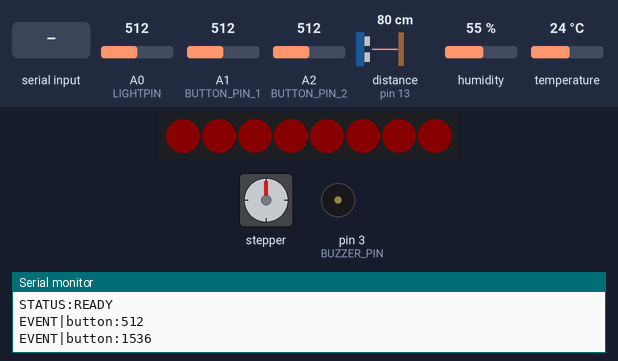
A sketch run on a simulated Arduino Uno, built with avr-gcc and run on an emulated ATmega328P. Shown: 8 RGB LEDs in strip order, left to right, stepper motor, buzzer (waves = sounding), the last lines printed to the serial monitor. Wiring (inferred from the names in the program): ultrasonic range finder: trigger pin 12; echo pin 13. The test bench sets the inputs (shaded band); at power-on: A0 (LIGHTPIN) = 512, A1 (BUTTON_PIN_1) = 512, A2 (BUTTON_PIN_2) = 512, distance to the obstacle (sensor on pin 13) 80 cm, humidity 55 %, temperature 24 °C. The echo pulse lasts 58.3 µs per cm; dim RGB values are drawn brighter than linear; stepper angles assume 2048 steps per turn.

Above: at 1.2 s.
1.3 s: "N\n" received over Serial
At 1.8 s:
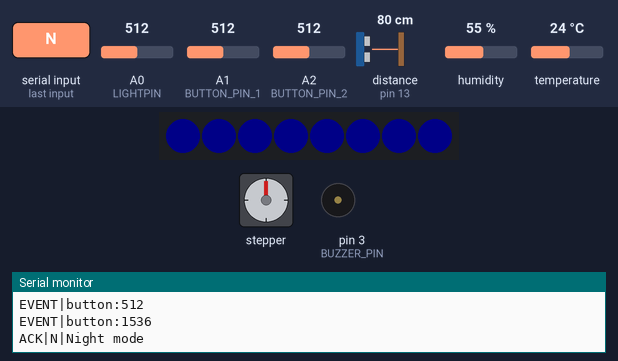
2.8 s: "OPEN\n" received over Serial
At 3.27 s:
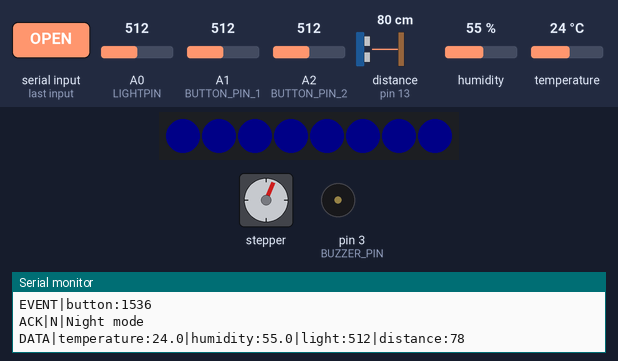
5.2 s: "D:45\n" received over Serial
At 6.6 s:
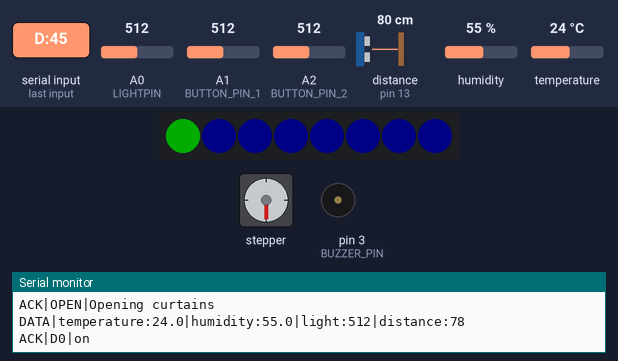
6.9 s: "H\n" received over Serial
At 7.3 s:
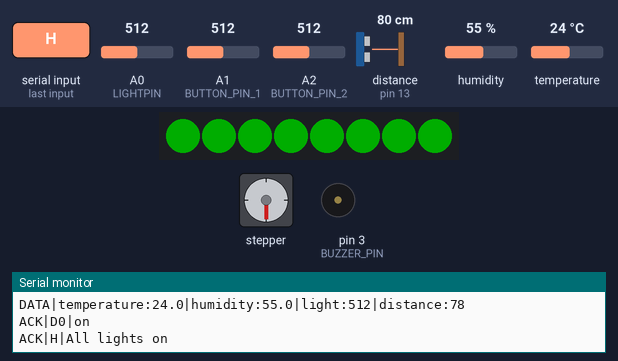
8.4 s: "D:45\n" received over Serial
At 9.6 s:
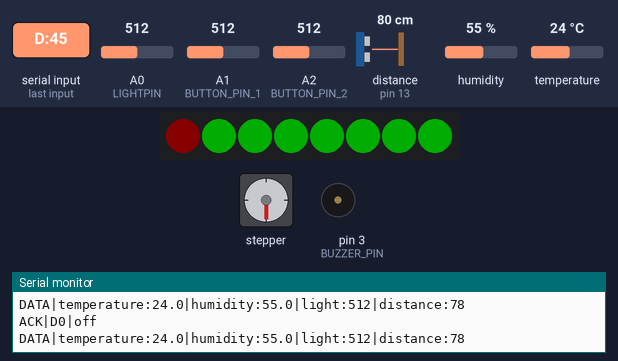
9.9 s: "CLOSE\n" received over Serial
At 12.9 s:
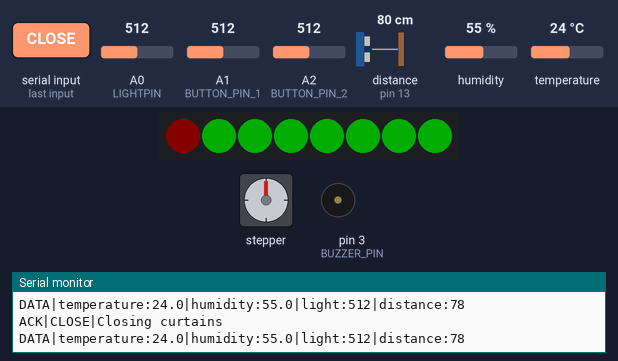
Timing chart, 0 to 13.3 s (numbered marks = the images above; inputs shaded):
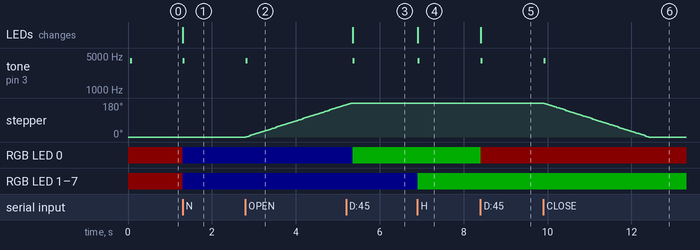

Measured:
- after the input at 1.3 s, tone on pin 3 (BUZZER_PIN): silent → 4000 Hz at once, → silent 0.05 s later; RGB LED 0–7: RGB(9, 0, 0) → RGB(0, 0, 9) at once; the LEDs: change at once (image 1)
- after the input at 2.8 s, tone on pin 3 (BUZZER_PIN): silent → 4000 Hz at once, → silent 0.05 s later; stepper: keeps turning clockwise at about 72°/s, starting at once
- after the input at 5.2 s, tone on pin 3 (BUZZER_PIN): silent → 4000 Hz after 0.16 s, → silent 0.05 s later; RGB LED 0: RGB(0, 0, 9) → RGB(0, 50, 0) after 0.16 s; the LEDs: change after 0.16 s (image 3)
- after the input at 6.9 s, tone on pin 3 (BUZZER_PIN): silent → 4000 Hz at once, → silent 0.05 s later; RGB LED 1–7: RGB(0, 0, 9) → RGB(0, 50, 0) at once; the LEDs: change at once (image 4)
- after the input at 8.4 s, tone on pin 3 (BUZZER_PIN): silent → 4000 Hz at once, → silent 0.05 s later; RGB LED 0: RGB(0, 50, 0) → RGB(9, 0, 0) at once; the LEDs: change at once (image 5)
- after the input at 9.9 s, tone on pin 3 (BUZZER_PIN): silent → 4000 Hz at once, → silent 0.05 s later; stepper: turns 180° counter-clockwise in 2.5 s, starting at once

The sketch:

inference.ino
```cpp
#include "DHT.h"
#include <Adafruit_NeoPixel.h>
#include <Stepper.h>
//Temperature and Humidity Pin
#define DHTPIN 2
#define DHTTYPE DHT11
//Light Pin
#define LIGHTPIN A0
//Buttons
#define BUTTON_PIN_1 A1
#define BUTTON_PIN_2 A2
//8 RGB LED
#define LED_PIN 6
#define LED_COUNT 8
//Ultrasonic Sensor
#define TRIG_PIN 12
#define ECHO_PIN 13
//Motor Stepper
#define IN1_PIN 11
#define IN2_PIN 10
#define IN3_PIN 9
#define IN4_PIN 8
//Buzzer
#define BUZZER_PIN 3

DHT dht(DHTPIN, DHTTYPE);
Adafruit_NeoPixel strip(LED_COUNT, LED_PIN, NEO_GRB+NEO_KHZ800);
const int stepsPerRevolution=2048;
Stepper myStepper(stepsPerRevolution, IN1_PIN, IN3_PIN, IN2_PIN, IN4_PIN);

bool isGreen[LED_COUNT];
unsigned long lastSensorRead=0;
unsigned long lastButtonRead=0;
bool lastPressed1=false;
bool lastPressed2=false;
const int THRESHOLD=150;

void playFeedback() {
  tone(BUZZER_PIN, 4000, 50);
}

void setup() {
  Serial.begin(9600);
  //DHT Init
  dht.begin();
  //Setup Ultrasonic
  pinMode(TRIG_PIN, OUTPUT);
  pinMode(ECHO_PIN, INPUT);
  //Setup Motor
  myStepper.setSpeed(12);
  //Buzzer
  pinMode(BUZZER_PIN, OUTPUT);
  //Shift registers 8 LED RGB
  strip.begin();
  strip.setBrightness(50);
  for(int i=0; i<LED_COUNT; i++) {
    strip.setPixelColor(i, strip.Color(50, 0, 0));
    isGreen[i]=false;
  }
  strip.show();
  Serial.println("STATUS:READY");
}

void loop() {
  //SENSORS
  if(millis()-lastSensorRead>=2000) {
    lastSensorRead=millis();
    float humidity=dht.readHumidity();
    float tempC=dht.readTemperature();
    int lightVal=analogRead(LIGHTPIN);
    digitalWrite(TRIG_PIN, LOW);
    delayMicroseconds(2);
    digitalWrite(TRIG_PIN, HIGH);
    delayMicroseconds(10);
    digitalWrite(TRIG_PIN, LOW);
    long duration=pulseIn(ECHO_PIN, HIGH);
    int distance=duration*0.034/2;
    Serial.print("DATA");
    Serial.print("|temperature:"); Serial.print(isnan(tempC)?"--":String(tempC, 1));
    Serial.print("|humidity:"); Serial.print(isnan(humidity)?"--":String(humidity, 1));
    Serial.print("|light:"); Serial.print(lightVal);
    Serial.print("|distance:"); Serial.println(distance);
  }
  //BUTTONS
  if(millis()-lastButtonRead>=50) {
    lastButtonRead=millis();
    int val1=analogRead(BUTTON_PIN_1);
    int val2=analogRead(BUTTON_PIN_2);
    bool pressed1=(val1>THRESHOLD);
    bool pressed2=(val2>THRESHOLD);
    if(pressed1 && !lastPressed1) {
      //Rising Edge
      playFeedback();
      Serial.print("EVENT|button:");
      Serial.println(val1);
    }
    if(pressed2 && !lastPressed2) {
      playFeedback();
      Serial.print("EVENT|button:");
      Serial.println(val2+1024);
    }
    lastPressed1=pressed1;
    lastPressed2=pressed2;
  }
  //Serial command Handler
  if(Serial.available()>0) {
    String cmd=Serial.readStringUntil('\n');
    cmd.trim();
    playFeedback();
    if(cmd=="OPEN") {
      myStepper.step(1024);
      Serial.println("ACK|OPEN|Opening curtains");
    }
    else if (cmd=="CLOSE") {
      myStepper.step(-1024);
      Serial.println("ACK|CLOSE|Closing curtains");
    }
    else if(cmd=="H"){//ALL ON
      for(int i=0; i<LED_COUNT; i++) {
        strip.setPixelColor(i, strip.Color(0, 255, 0));
        isGreen[i]=true;
      }
      Serial.println("ACK|H|All lights on");
    }
    else if(cmd=="L") {//ALL OFF
      for(int i=0; i<LED_COUNT; i++) {
        strip.setPixelColor(i, strip.Color(50, 0, 0));
        isGreen[i]=false;
      }
      Serial.println("ACK|L|All lights off");
    }
    else if(cmd=="N") {//NIGHT MODE
      for(int i=0; i<LED_COUNT; i++) {
        strip.setPixelColor(i, strip.Color(0, 0, 50));
        isGreen[i]=false;
      }
      Serial.println("ACK|N|Night mode");
    }
    else if (cmd.startsWith("P")) {
      int colon=cmd.indexOf(':');
      if(colon>1) {
        int idx=cmd.substring(1, colon).toInt();
        int brightness=cmd.substring(colon+1).toInt();
        brightness=constrain(brightness, 0, 255);
        if(idx>=0 && idx<LED_COUNT) {
          isGreen[idx]=(brightness>12);
          if(brightness>0) {
            strip.setPixelColor(idx, strip.Color(0, brightness, 0));
          }
          else {
            strip.setPixelColor(idx, strip.Color(50, 0, 0));
          }
          Serial.print("ACK|P");
          Serial.print(idx);
          Serial.print("|");
          Serial.println(brightness);
        }
      }
    }
    else if (cmd.startsWith("D")) {//TOGLLE LED 0-7
      int colon=cmd.indexOf(':');
      int idx=(colon>1) ? cmd.substring(1,colon).toInt() : cmd.substring(1).toInt();
      if(idx>=0 && idx<LED_COUNT) {
        if(colon>1) {
          isGreen[idx]=false;
          strip.setPixelColor(idx, strip.Color(50, 0, 0));
        }
        else {
          isGreen[idx]=!isGreen[idx];
          strip.setPixelColor(idx, isGreen[idx] ? strip.Color(0, 255, 0) : strip.Color(50, 0, 0));
        }
        Serial.print("ACK|D");
        Serial.print(idx);
        Serial.print("|");
        Serial.println(isGreen[idx] ? "on" : "off");
      }
    }
    else {
      Serial.print("ERR|unknown: ");
      Serial.println(cmd);
    }
    strip.show();
  }
}
```
